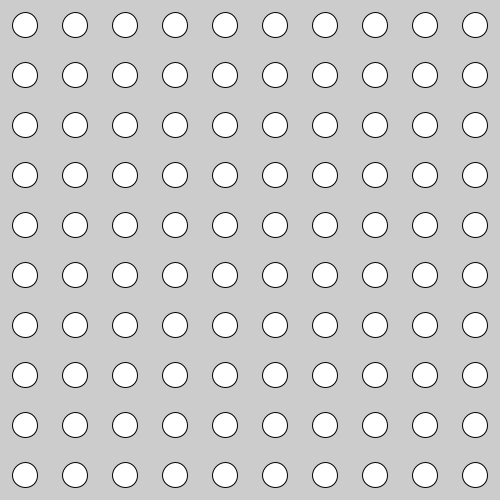
Frame 1 (no input)
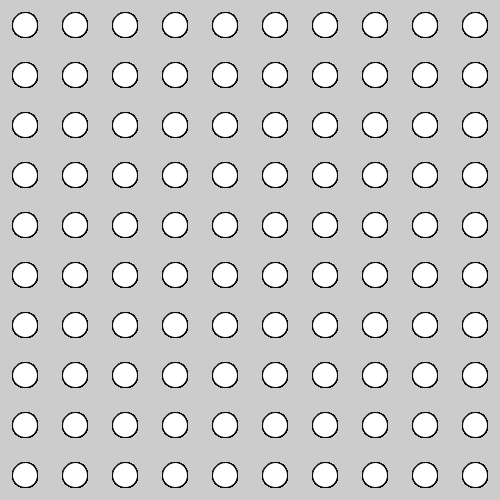
Frame 60 (the mouse pressed at the canvas centre just before this capture)
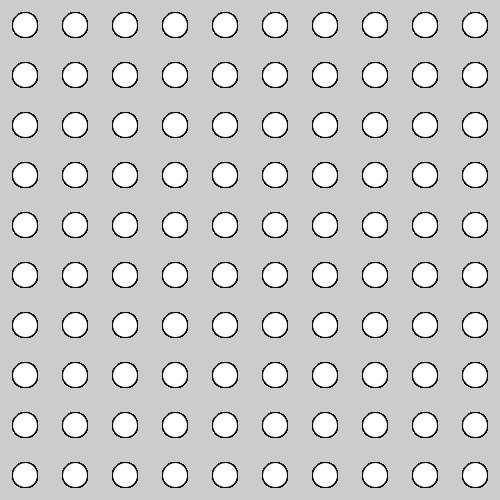
Frame 120 (the mouse held since frame 60 and released just before this capture)

The Processing sketch that drew these frames (run headless with seeded random() and noise(); from frame 60 on, the mouse is pressed at the canvas centre):

// Processing sketch: processing_184487
// ── processing_184487.pde

/*--------
Casey Hamilton
Feb 5 2015
Art 3001
----------*/

void setup() {
  size(500,500);

}

void draw() {
  for(int x=25; x<width; x=x+50) { //sets x axis/margin
    for(int y=25; y<height; y=y+50) { //sets y axis/margin

      ellipse(x,y,25,25); //size of circles
    }
  }
}
